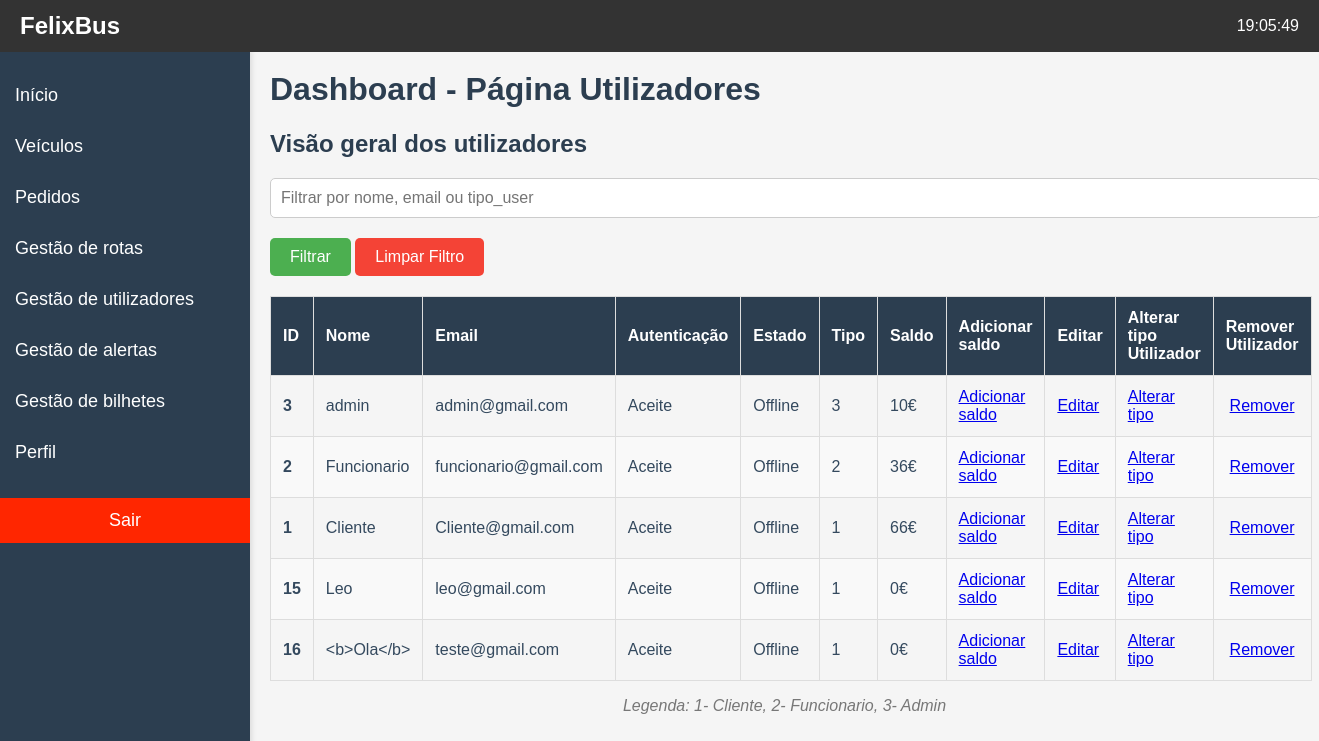
The page /paginas/gestao_utilizadores.php (signed in) on the database as committed earlier.
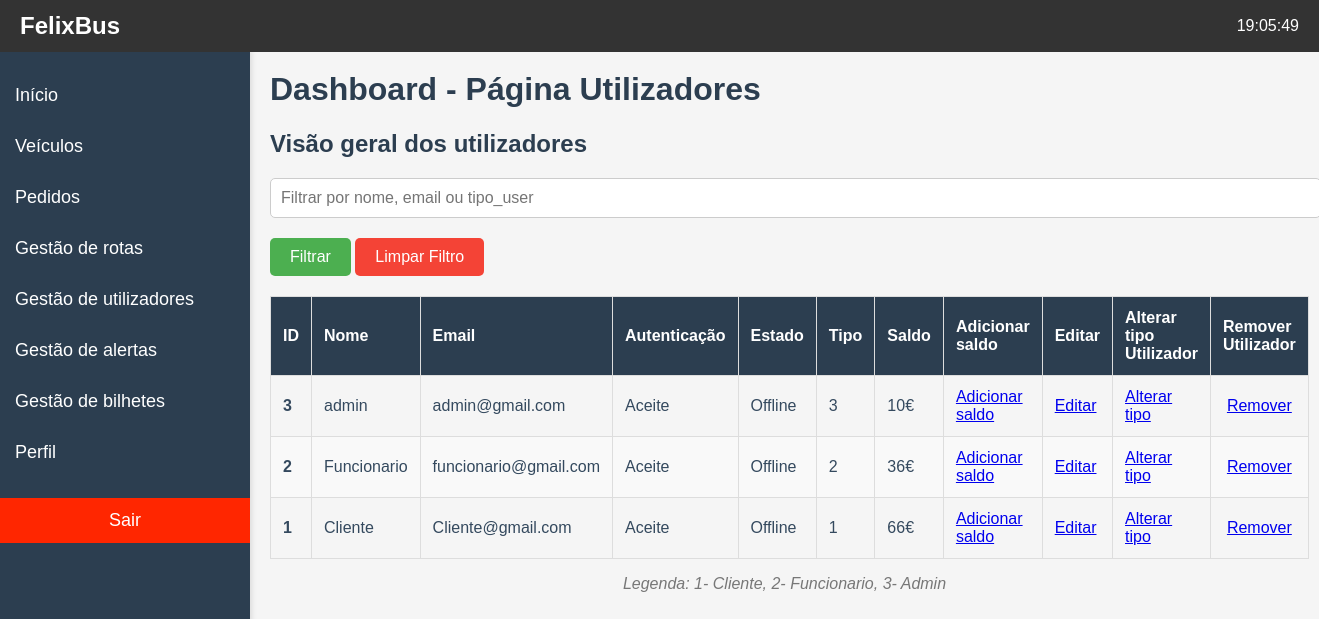
The same page on the database as committed later.
### tables this page shows
CREATE TABLE IF NOT EXISTS `users` (
  `Id_User` int(11) NOT NULL AUTO_INCREMENT,
  `Nome` varchar(30) NOT NULL,
  `Email` varchar(64) NOT NULL,
  `Password` varchar(64) NOT NULL,
  `Autenticacao` varchar(45) NOT NULL DEFAULT 'Pendente',
  `TipoUser` int(11) NOT NULL DEFAULT 1,
  `Estado` varchar(15) NOT NULL DEFAULT 'Offline',
  `Saldo` double NOT NULL DEFAULT 0,
  PRIMARY KEY (`Id_User`)
);

### paginas/gestao_utilizadores.php (the view, shortened to what this page needs)
<?php
include("../paginas/menu_layout.php");
function gestaoUtilizadores($filtro = '')
{
    global $conn;
    $sql = "SELECT * FROM users";
    $user = $_SESSION['user'];
    $sql .= " ORDER BY TipoUser DESC";
    $result = mysqli_query($conn, $sql);
    return $result;
}
if (isset($_POST['reset']) && $_POST['reset'] == 'true') {
    $filtro = '';
} else {
    $filtro = isset($_POST['filtro']) ? $_POST['filtro'] : '';
}
?>
<!DOCTYPE html>
<html lang="pt-pt">
<body>
    <div class="content-Utilizadores">
        <h1>Dashboard - Página Utilizadores</h1>
        <h2>Visão geral dos utilizadores</h2>
        <form method="POST" action="">
            <input class="filtro" type="text" name="filtro" value="<?php echo htmlspecialchars($filtro); ?>" placeholder="Filtrar por nome, email ou tipo_user">
            <button type="submit" class="filtrar-btn">Filtrar</button>
            <button type="submit" name="reset" value="true" class="limpar-btn">Limpar Filtro</button>
        </form>
        <table class="utilizadores-tabela">
            <thead>
                <tr>
                    <th>ID</th>
                    <th>Nome</th>
                    <th>Email</th>
                    <th>Autenticação</th>
                    <th>Estado</th>
                    <th>Tipo</th>
                    <th>Saldo</th>
                    <th>Adicionar saldo</th>
                    <th>Editar</th>
                    <th>Alterar tipo Utilizador</th>
                    <th>Remover Utilizador</th>
                </tr>
            </thead>
            <tbody>
                <?php
                $utilizadores = gestaoUtilizadores($filtro);
                if (mysqli_num_rows($utilizadores) > 0) {
                    while ($user = mysqli_fetch_assoc($utilizadores)) {
                        echo "<tr>";
                        echo "<td>" . $user['Id_User'] . "</td>";
                        echo "<td>" . $user['Nome'] . "</td>";
                        echo "<td>" . $user['Email'] . "</td>";
                        echo "<td>" . $user['Autenticacao'] . "</td>";
                        echo "<td>" . $user['Estado'] . "</td>";
                        echo "<td>" . $user['TipoUser'] . "</td>";
                        echo "<td>" . $user['Saldo'] . "€" . "</td>";
                        echo "<td><a href='../paginas/acoes.php?gestaoCarteira=" . $user['Email'] . "'>Adicionar saldo</a></td>";
                        $userON = $_SESSION['user'];
                        $tipoUserOn = $userON['TipoUser'];
                        if ((int)$tipoUserOn == 2 ) {
                            echo "<td>Não tem permissão</td>";
                            echo "<td>Não tem permissão</td>";
                            echo "<td>Não tem permissão</td>";
                        } else {
                            echo "<td><a href='../paginas/acoes.php?editarConta=" . $user['Email'] . "'>Editar</a></td>";
                            echo "<td><a href='../paginas/acoes.php?alterarTipoConta=" . $user['Email'] . "'>Alterar tipo</a></td>";
                            echo "<td><a href='../paginas/acoes.php?EliminarConta=" . $user['Email'] . "'>Remover</a></td>";
                        }
                        echo "</tr>";
                    }
                } else {
                    echo "<tr><td colspan='11'>Nenhum usuário encontrado.</td></tr>";
                }
                ?>
            </tbody>
        </table>
        <div class="tabela-legenda">
            <p>
                Legenda: 1- Cliente,
                2- Funcionario,
                3- Admin
            </p>
        </div>
    </div>
</body>
</html>

### paginas/menu_layout.php (shortened to what this page needs)
<?php
if (isset($_SESSION['user'])) {
    $user = $_SESSION['user'];
    $tipoUser = $user['TipoUser'];
}else{
    $tipoUser=0;
}
?>
<!DOCTYPE html>
<html lang="pt-pt">
<head>
    <link rel="stylesheet" href="styleMenu.css">
</head>
<body>
    <div class="navbar">
        <div class="logo">FelixBus</div>
        <div class="Hora" id="hora"></div>
    </div>
    <div class="sidebar">
        <a href="inicio.php">Início</a>
        <?php
        if ($tipoUser == '1') {
            echo '<a href="perfil.php">Perfil</a>';
            echo '<a href="logout.php" class="logout">Sair</a>';
        } elseif ($tipoUser == '3') {
            echo '<a href="veiculos.php">Veículos</a>';
            echo '<a href="gestao_pedidos.php">Pedidos</a>';
            echo '<a href="gestao_rotas.php">Gestão de rotas</a>';
            echo '<a href="gestao_utilizadores.php">Gestão de utilizadores</a>';
            echo '<a href="gestao_alertas.php">Gestão de alertas</a>';
            echo '<a href="gestao_bilhetes.php">Gestão de bilhetes</a>';
            echo '<a href="perfil.php">Perfil</a>';
            echo '<a href="logout.php" class="logout">Sair</a>';
        }
        ?>
    </div>
</body>
</html>

### paginas/styleMenu.css (style rules this page uses)
body { margin: 0; font-family: Arial, sans-serif; background-color: #f5f5f5; }
.navbar { background-color: #333; padding: 12px 20px; display: flex; justify-content: space-between; align-items: center; position: fixed; top: 0; width: 100%; z-index: 10; }
.navbar .logo { font-size: 24px; color: white; font-weight: bold; }
.navbar .Hora { font-size: 16px; padding-right: 40px; color: white; }
.sidebar { width: 250px; position: fixed; top: 50px; left: 0; background-color: #2c3e50; height: 100%; padding-top: 20px; box-shadow: 2px 0 5px rgba(0, 0, 0, 0.1); z-index: 5; }
.sidebar a { color: white; text-decoration: none; padding: 15px; display: block; font-size: 18px; transition: background-color 0.3s; }
.sidebar .logout { background-color: rgb(255, 38, 0); text-align: center; padding: 12px; color: white; margin-top: 20px; cursor: pointer; border: none; text-decoration: none; }
.content-Utilizadores { margin-left: 250px; padding: 20px; margin-top: 30px; }
h1, h2 { color: #2c3e50; }
.utilizadores-tabela { width: 100%; border-collapse: collapse; margin-top: 20px; border: 1px solid #ddd; }
.utilizadores-tabela th, .utilizadores-tabela td { border: 1px solid #ddd; padding: 12px; text-align: left; }
.utilizadores-tabela th { background-color: #2c3e50; color: white; font-weight: bold; }
.utilizadores-tabela tr:nth-child(even) { background-color: #f9f9f9; }
.utilizadores-tabela td { color: #34495e; }
.utilizadores-tabela td:last-child { text-align: center; }
.utilizadores-tabela td:first-child { font-weight: bold; }
.filtro { width: 100%; padding: 12px; margin-bottom: 20px; border: 1px solid #ddd; border-radius: 4px; font-size: 16px; }
.tabela-legenda { text-align: center; margin-top: 10px; font-style: italic; color: #777; }
button { padding: 10px 20px; font-size: 16px; cursor: pointer; border: none; border-radius: 5px; transition: background-color 0.3s ease, color 0.3s ease; }
.filtrar-btn { background-color: #4CAF50; color: white; }
.limpar-btn { background-color: #f44336; color: white; }
input.filtro { padding: 10px; font-size: 16px; border-radius: 5px; border: 1px solid #ccc; margin-right: 10px; }

Rows that differ between the two databases and show on the page:
removed users: Id_User "15", Nome "Leo", Email "leo@gmail.com", Autenticacao "Aceite", Estado "Offline", TipoUser "1", Saldo "0"
removed users: Id_User "16", Nome "<b>Ola</b>", Email "teste@gmail.com", Autenticacao "Aceite", Estado "Offline", TipoUser "1", Saldo "0"
